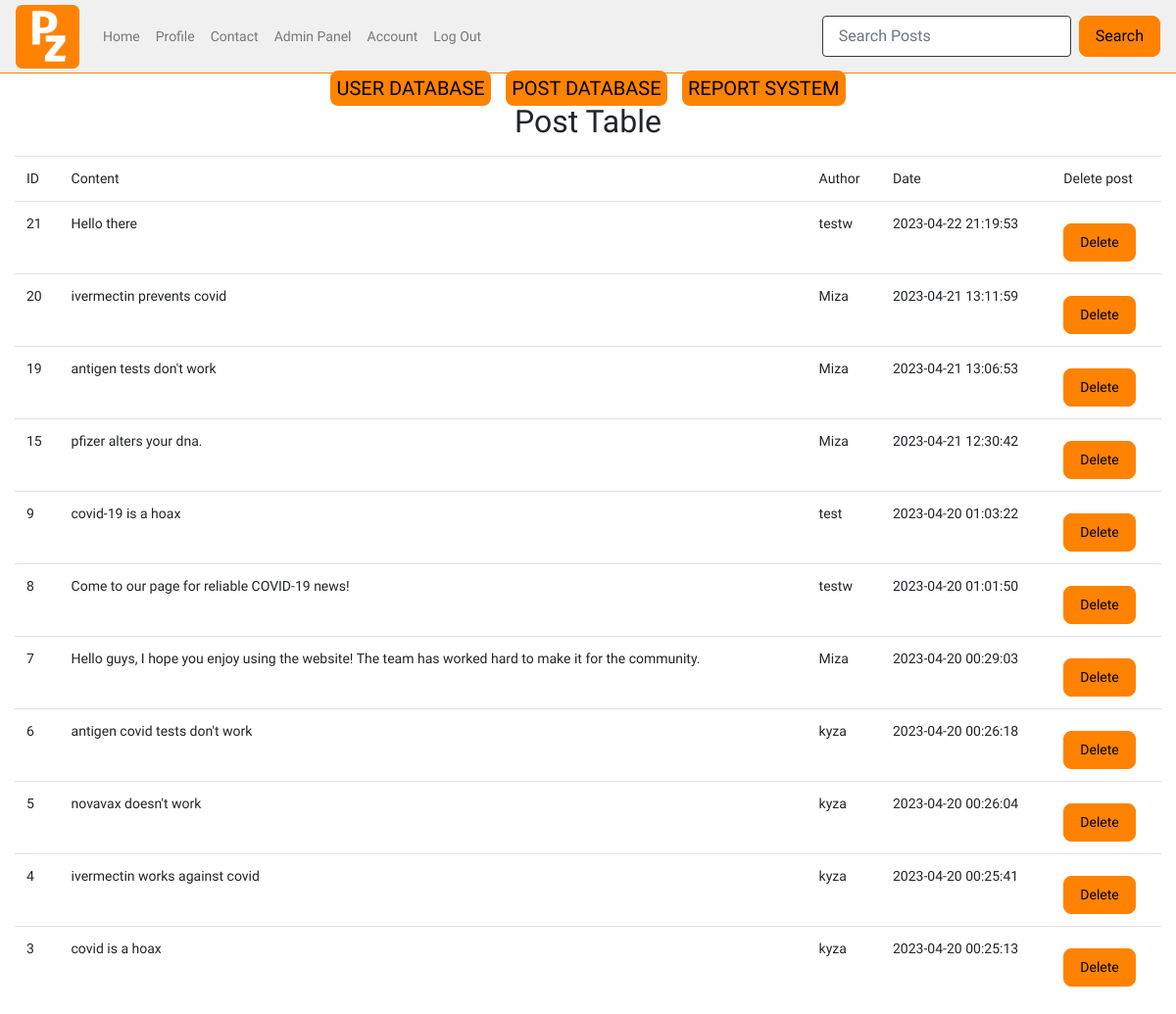
The page /admin/posts (signed in) on the database as committed earlier.
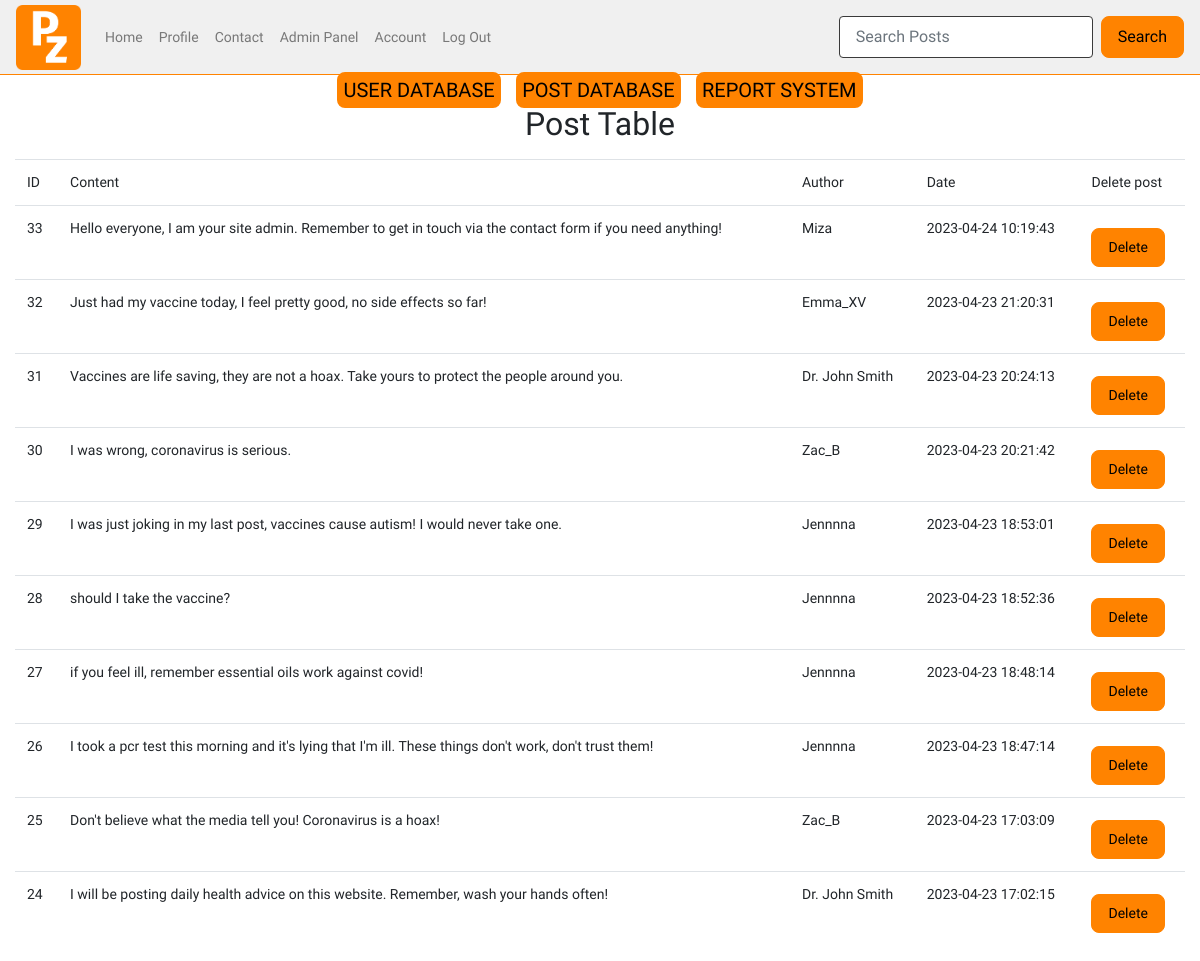
The same page on the database as committed later.
### tables this page shows
CREATE TABLE posts (
  ID INTEGER PRIMARY KEY AUTOINCREMENT,
  content TEXT NOT NULL,
  by_user TEXT NOT NULL,
  created_at TIMESTAMP DEFAULT CURRENT_TIMESTAMP,
  flag_covid TEXT,
  blacklisted TEXT,
  flag_vaccine TEXT,
  flag_tests TEXT,
  flag_cures TEXT,
  reported TEXT,
  report_message TEXT
, whitelisted text);

### app.py (the view)
@app.route("/admin/posts")
def admin_posts():
    user=query_db('SELECT * FROM users WHERE username = ?', [session['username']], True)
    if not user['user_type'] == "admin":
        return redirect(url_for('home'))
    post_table=query_db('SELECT * FROM posts ORDER BY created_at DESC')
    return render_template("post_database.html", post_table = post_table, user = user)

### app.py (called while the page is built)
def query_db(query, args=(), one=False):
    con = g._database = sqlite3.connect(DATABASE)
    con.row_factory = sqlite3.Row
    cur = con.execute(query, args)
    rv = cur.fetchall()
    cur.close()
    return (rv[0] if rv else None) if one else rv

### templates/post_database.html (shortened to what this page needs)
{% include "admin.html" %}
<center><h2>Post Table</h2></center>
<div class="container-fluid col database">
    <table class="table">
        <tr>
            <td>ID</td>
            <td>Content</td>
            <td>Author</td>
            <td>Date</td>
            <td>Delete post</td>
        </tr>
        <tr>
            {% for post in post_table %}
            <td>{{post.ID}}</td>
            <td>{{post.content}}</td>
            <td>{{post.by_user}}</td>
            <td>{{post.created_at}}</td>
            <td><form action="{{ url_for('delete_post') }}" method="POST">
            <button type="submit">Delete</button>
            </form></tr>
            {% endfor %}
        </table>
    </div>

Rows that differ between the two databases and show on the page:
removed posts: ID "21", content "Hello there", by_user "testw", created_at "2023-04-22 21:19:53"
removed posts: ID "20", content "ivermectin prevents covid", by_user "Miza", created_at "2023-04-21 13:11:59"
removed posts: ID "19", content "antigen tests don't work", by_user "Miza", created_at "2023-04-21 13:06:53"
removed posts: ID "15", content "pfizer alters your dna.", by_user "Miza", created_at "2023-04-21 12:30:42"
removed posts: ID "9", content "covid-19 is a hoax", by_user "test", created_at "2023-04-20 01:03:22"
removed posts: ID "8", content "Come to our page for reliable COVID-19 news!", by_user "testw", created_at "2023-04-20 01:01:50"
removed posts: ID "7", content "Hello guys, I hope you enjoy using the website! The team has worked hard to make it for the community.", by_user "Miza", created_at "2023-04-20 00:29:03"
removed posts: ID "6", content "antigen covid tests don't work", by_user "kyza", created_at "2023-04-20 00:26:18"
removed posts: ID "5", content "novavax doesn't work", by_user "kyza", created_at "2023-04-20 00:26:04"
removed posts: ID "4", content "ivermectin works against covid", by_user "kyza", created_at "2023-04-20 00:25:41"
removed posts: ID "3", content "covid is a hoax", by_user "kyza", created_at "2023-04-20 00:25:13"
added posts: ID "33", content "Hello everyone, I am your site admin. Remember to get in touch via the contact form if you need anything!", by_user "Miza", created_at "2023-04-24 10:19:43"
added posts: ID "32", content "Just had my vaccine today, I feel pretty good, no side effects so far!", by_user "Emma_XV", created_at "2023-04-23 21:20:31"
added posts: ID "31", content "Vaccines are life saving, they are not a hoax. Take yours to protect the people around you.", by_user "Dr. John Smith", created_at "2023-04-23 20:24:13"
added posts: ID "30", content "I was wrong, coronavirus is serious.", by_user "Zac_B", created_at "2023-04-23 20:21:42"
added posts: ID "29", content "I was just joking in my last post, vaccines cause autism! I would never take one.", by_user "Jennnna", created_at "2023-04-23 18:53:01"
added posts: ID "28", content "should I take the vaccine?", by_user "Jennnna", created_at "2023-04-23 18:52:36"
added posts: ID "27", content "if you feel ill, remember essential oils work against covid!", by_user "Jennnna", created_at "2023-04-23 18:48:14"
added posts: ID "26", content "I took a pcr test this morning and it's lying that I'm ill. These things don't work, don't trust them!", by_user "Jennnna", created_at "2023-04-23 18:47:14"
added posts: ID "25", content "Don't believe what the media tell you! Coronavirus is a hoax!", by_user "Zac_B", created_at "2023-04-23 17:03:09"
added posts: ID "24", content "I will be posting daily health advice on this website. Remember, wash your hands often!", by_user "Dr. John Smith", created_at "2023-04-23 17:02:15"
